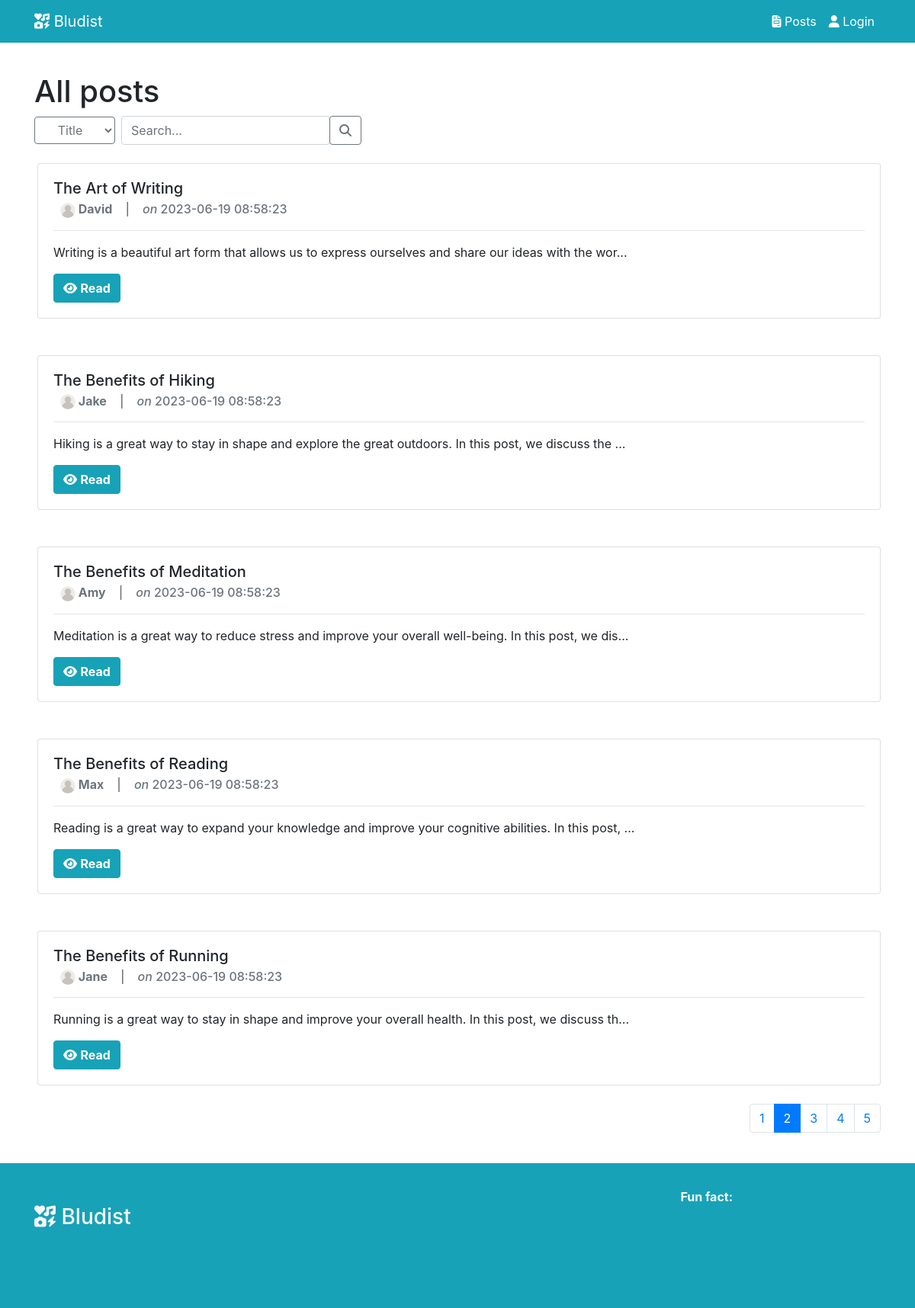
The app's page /posts/page/2 with its own data.
### tables this page shows
CREATE TABLE `post` (
  `id` int NOT NULL,
  `author` varchar(32) NOT NULL,
  `title` text NOT NULL,
  `content` text NOT NULL,
  `media_id` int DEFAULT NULL,
  `tags` text,
  `date_created` datetime NOT NULL DEFAULT CURRENT_TIMESTAMP,
  `date_modified` datetime NOT NULL DEFAULT CURRENT_TIMESTAMP
);

### controllers/PostCtrl.php (called while the page is built, shortened)
<?php
class PostCtrl extends Controller {
    public function viewPostsPage() {
        include "views/posts/all.php";
    }
    public function fetchAllPostsNotByCurrentUser($offset, $limit) {
        $postMdl = new Post($this->conn);
        return $postMdl->fetchAllPostsNotByCurrentUser($offset, $limit);
    }
}

### core/web.php (called while the page is built, shortened)
<?php
Router::get("posts/page/{page}", function () {
    $postCtrl = new PostCtrl();
    $postCtrl->viewPostsPage();
});

### index.php (called while the page is built, shortened)
<?php
include "core/DB.php";
include "controllers/Controller.php";
include "core/web.php";

### core/DB.php (called while the page is built, shortened)
<?php
class DB {
    private static $connection;
    public static function connect() {
        self::$connection = new mysqli($host, $user, $pw, $db);
    }
    public static function getConn() {
        return self::$connection;
    }
}

### controllers/Controller.php (called while the page is built, shortened)
<?php
class Controller {
    public function __construct() {
        $this->conn = DB::getConn();
    }
}

### models/PostMdl.php (called while the page is built, shortened)
<?php
class Post {
    protected $conn;
    public function __construct($conn) {
        $this->conn = $conn;
    }
    public function fetchAllPostsNotByCurrentUser($offset, $limit) {
        $offset = intval($offset);
        $offset = $offset * 5;
        $limit = intval($limit);
        if ($limit == -1) {
            $sql = "SELECT * FROM post WHERE author != ? ORDER BY date_created DESC, title ASC LIMIT 99999999 OFFSET ?";
            $stmt = $this->conn->prepare($sql);
            $stmt->bind_param("si", $_SESSION["username"], $offset);
        } else {
            $sql = "SELECT * FROM post WHERE author != ? ORDER BY date_created DESC, title ASC LIMIT ? OFFSET ?";
            $stmt = $this->conn->prepare($sql);
            $stmt->bind_param("sii", $_SESSION["username"], $limit, $offset);
        }
        $stmt->execute();
        $results = $stmt->get_result()->fetch_all(MYSQLI_ASSOC);
        $deletedCtrl = new DeletedCtrl();
        return $deletedCtrl->filterOutHiddenItems(0, $results);
    }
}

### controllers/DeletedCtrl.php (called while the page is built, shortened)
<?php
class DeletedCtrl extends Controller {
    public function filterOutHiddenItems($type, $items) {
        $deletedmdl = new Deleted($this->conn);
        foreach ($items as $key => $value) {
            if ($deletedmdl->itemIsHidden($type, $value["id"])) {
                unset($items[$key]);
            }
        }
        return $items;
    }
}

### models/DeletedMdl.php (called while the page is built, shortened)
<?php
class Deleted {
    private $conn;
    public function __construct($conn) {
        $this->conn = $conn;
    }
    public function itemIsHidden($type, $id) {
        if ($type == 0) {
            $sql = "SELECT * FROM deleted WHERE post_id = ?";
        } else {
            $sql = "SELECT * FROM deleted WHERE comment_id = ?";
        }
        $stmt = $this->conn->prepare($sql);
        $stmt->bind_param("i", $id);
        $stmt->execute();
        $result = $stmt->get_result();
        return $result->fetch_assoc();
    }
}

### controllers/UserCtrl.php (called while the page is built, shortened)
<?php
class UserCtrl extends Controller {
    public function getUserAvatarId($username) {
        $user = new User($this->conn);
        return $user->getUserAvatarId($username);
    }
}

### models/UserMdl.php (called while the page is built, shortened)
<?php
class User {
    public $username;
    protected $conn;
    public function __construct($conn) {
        $this->conn = $conn;
    }
    public function userExists() {
        $sql = "SELECT * FROM user WHERE username = ?";
        $stmt = $this->conn->prepare($sql);
        $stmt->bind_param("s", $this->username);
        $stmt->execute();
        $result = $stmt->get_result()->fetch_assoc();
        if (!empty($result)) {
            $this->password = $result["password"];
            $this->role = $result["role"];
            return true;
        } else {
            return false;
        }
    }
    public function getUserAvatarId($username) {
        $this->username = $username;
        if (!$this->userExists()) {
            return false;
        }
        $sql = "SELECT avatar_id FROM user WHERE username = ?";
        $stmt = $this->conn->prepare($sql);
        $stmt->bind_param("s", $username);
        $stmt->execute();
        $result = $stmt->get_result()->fetch_assoc();
        return $result["avatar_id"];
    }
}

### views/posts/all.php (the view, shortened to what this page needs)
<?php include "views/includes/header.php"; ?>
<div class="container mt-5 pt-5">
    <div class="row">
        <div class="col-12">
            <h1 class="display-6">All posts</h1>
        </div>
    </div>
    <div class="row">
        <div class="col-md-12">
            <form class="form-inline" action="<?= ROOT ?>posts/search" method="get">
                <select name="type" id="search-type" class="btn btn-outline-secondary dropdown-toggle mr-2">
                    <option value="title">Title</option>
                </select>
                <input type="text" name="needle" class="form-control" placeholder="Search...">
                <div class="input-group-append">
                    <button class="btn btn-outline-secondary" type="submit"><i class="fa-solid fa-magnifying-glass"></i></button>
                </div>
            </form>
        </div>
    </div>
    <?php
    $postsCtrl = new PostCtrl();
    $posts = null;
    if (isset($_POST["ids"]) && is_array($_POST["ids"]) && count($_POST["ids"]) > 0) {
        foreach ($_POST["ids"] as $id) {
            $posts[] = $postsCtrl->fetchPostById($id);
        }
    } else {
        $url_parts = explode("/", $_SERVER["REQUEST_URI"]);
        $page = intval(end($url_parts));
        $posts = $postsCtrl->fetchAllPostsNotByCurrentUser($page - 1, 5);
    }
    foreach ($posts as $post) : ?>
        <div class="d-flex align-items-center justify-content-around">
            <div class="card mt-4 mb-4 ml-1 flex-grow-1">
                <div class="card-body">
                    <h5 class="card-title"><?= $post['title']; ?></h5>
                    <h6 class="card-subtitle mb-2 text-muted">
                        <img src="<?php
                                    $userCtrl = new UserCtrl();
                                    if ($userCtrl->getUserAvatarId($post["author"])) {
                                        echo ROOT . 'img/uploads/' . $userCtrl->getUserAvatarPath($post["author"]);
                                    } else {
                                        echo ROOT . 'img/default_avatar.png"';
                                    }
                                    ?>" alt="avatar" width="20" height="20" class="rounded-circle">
                        <b><?= $post['author']; ?></b>
                        &nbsp;&nbsp;
                        |
                        &nbsp;&nbsp;
                        <i>on </i>
                        <?= $post['date_created']; ?>
                    </h6>
                    <hr>
                    <p class="card-text"><?php
                                            $content = $post['content'];
                                            if (strlen($content) > 100) {
                                                $content = substr($content, 0, 100) . "...";
                                            }
                                            echo $content;
                                            ?></p>
                    <div class="d-flex">
                        <button class="btn btn-info mr-2" type="button" onclick="location.href='<?= ROOT; ?>posts/view/<?= $post['id']; ?>'">
                            <i class="fa-solid fa-eye"></i>
                            <b>Read</b>
                        </button>
                    </div>
                </div>
            </div>
        </div>
    <?php endforeach; ?>
    <nav aria-label="Page navigation" class="d-flex justify-content-end">
        <ul class="pagination">
            <?php
            $url = $_SERVER["REQUEST_URI"];
            if (str_contains($url, "page")) {
                $allPosts = $postsCtrl->fetchAllPostsNotByCurrentUser(0, -1);
            } else {
                $allPosts = array();
            }
            $pagesCount = ceil(count($allPosts) / 5);
            for ($i = 1; $i <= $pagesCount; $i++) : ?>
                <li class="page-item <?php if ($page == $i) {
                                            echo "active";
                                        } ?>">
                    <a class="page-link" href="<?= ROOT; ?>posts/page/<?= $i; ?>"><?= $i; ?></a>
                </li>
            <?php endfor; ?>
        </ul>
    </nav>
</div>
<?php include "views/includes/footer.php"; ?>

### records on screen
post: title "The Art of Writing", author "David", date_created "2023-06-19 08:58:23", content "Writing is a beautiful art form that allows us to express ourselves and share our ideas with the wor..."
post: title "The Benefits of Hiking", author "Jake", date_created "2023-06-19 08:58:23", content "Hiking is a great way to stay in shape and explore the great outdoors. In this post, we discuss the ..."
post: title "The Benefits of Meditation", author "Amy", date_created "2023-06-19 08:58:23", content "Meditation is a great way to reduce stress and improve your overall well-being. In this post, we dis..."
post: title "The Benefits of Reading", author "Max", date_created "2023-06-19 08:58:23", content "Reading is a great way to expand your knowledge and improve your cognitive abilities. In this post, ..."
post: title "The Benefits of Running", author "Jane", date_created "2023-06-19 08:58:23", content "Running is a great way to stay in shape and improve your overall health. In this post, we discuss th..."
